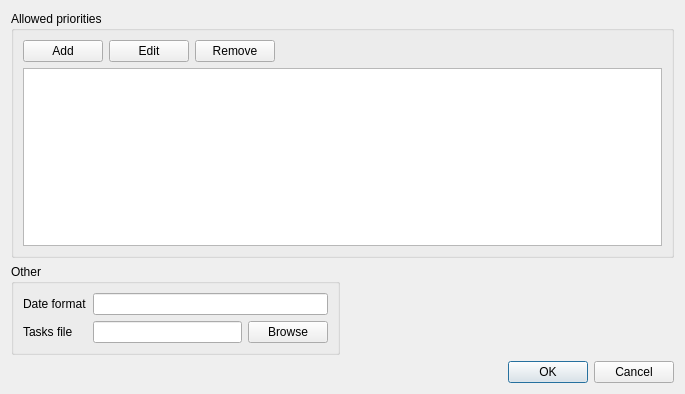
<?xml version="1.0" encoding="UTF-8"?>
<ui version="4.0">
 <class>SettingsWizard</class>
 <widget class="QDialog" name="SettingsWizard">
  <property name="geometry">
   <rect>
    <x>0</x>
    <y>0</y>
    <width>685</width>
    <height>394</height>
   </rect>
  </property>
  <property name="sizePolicy">
   <sizepolicy hsizetype="Preferred" vsizetype="Maximum">
    <horstretch>0</horstretch>
    <verstretch>0</verstretch>
   </sizepolicy>
  </property>
  <property name="windowTitle">
   <string>Settings</string>
  </property>
  <layout class="QGridLayout" name="gridLayout_2">
   <item row="2" column="0" colspan="2">
    <widget class="QDialogButtonBox" name="buttonBox">
     <property name="orientation">
      <enum>Qt::Horizontal</enum>
     </property>
     <property name="standardButtons">
      <set>QDialogButtonBox::Cancel|QDialogButtonBox::Ok</set>
     </property>
    </widget>
   </item>
   <item row="0" column="0" colspan="2">
    <widget class="QGroupBox" name="groupBox_2">
     <property name="title">
      <string>Allowed priorities</string>
     </property>
     <layout class="QGridLayout" name="gridLayout_3">
      <item row="0" column="2">
       <widget class="QPushButton" name="removePriority">
        <property name="text">
         <string>Remove</string>
        </property>
       </widget>
      </item>
      <item row="0" column="0">
       <widget class="QPushButton" name="addPriority">
        <property name="text">
         <string>Add</string>
        </property>
       </widget>
      </item>
      <item row="0" column="3">
       <spacer name="horizontalSpacer_2">
        <property name="orientation">
         <enum>Qt::Horizontal</enum>
        </property>
        <property name="sizeHint" stdset="0">
         <size>
          <width>40</width>
          <height>20</height>
         </size>
        </property>
       </spacer>
      </item>
      <item row="2" column="0" colspan="4">
       <widget class="QListWidget" name="priorityList">
        <property name="editTriggers">
         <set>QAbstractItemView::NoEditTriggers</set>
        </property>
        <property name="selectionMode">
         <enum>QAbstractItemView::MultiSelection</enum>
        </property>
       </widget>
      </item>
      <item row="0" column="1">
       <widget class="QPushButton" name="editPriority">
        <property name="text">
         <string>Edit</string>
        </property>
       </widget>
      </item>
     </layout>
    </widget>
   </item>
   <item row="1" column="0">
    <widget class="QGroupBox" name="groupBox">
     <property name="sizePolicy">
      <sizepolicy hsizetype="Preferred" vsizetype="Maximum">
       <horstretch>0</horstretch>
       <verstretch>0</verstretch>
      </sizepolicy>
     </property>
     <property name="title">
      <string>Other</string>
     </property>
     <layout class="QGridLayout" name="gridLayout">
      <item row="0" column="0">
       <widget class="QLabel" name="label">
        <property name="text">
         <string>Date format</string>
        </property>
       </widget>
      </item>
      <item row="1" column="1">
       <widget class="QLineEdit" name="tasksFile"/>
      </item>
      <item row="1" column="0">
       <widget class="QLabel" name="label_2">
        <property name="text">
         <string>Tasks file</string>
        </property>
       </widget>
      </item>
      <item row="1" column="2">
       <widget class="QPushButton" name="browseTasksFile">
        <property name="text">
         <string>Browse</string>
        </property>
       </widget>
      </item>
      <item row="0" column="1" colspan="2">
       <widget class="QLineEdit" name="dateFormat"/>
      </item>
     </layout>
    </widget>
   </item>
   <item row="1" column="1">
    <spacer name="horizontalSpacer">
     <property name="orientation">
      <enum>Qt::Horizontal</enum>
     </property>
     <property name="sizeHint" stdset="0">
      <size>
       <width>40</width>
       <height>20</height>
      </size>
     </property>
    </spacer>
   </item>
  </layout>
 </widget>
 <resources/>
 <connections>
  <connection>
   <sender>buttonBox</sender>
   <signal>accepted()</signal>
   <receiver>SettingsWizard</receiver>
   <slot>accept()</slot>
   <hints>
    <hint type="sourcelabel">
     <x>248</x>
     <y>254</y>
    </hint>
    <hint type="destinationlabel">
     <x>157</x>
     <y>274</y>
    </hint>
   </hints>
  </connection>
  <connection>
   <sender>buttonBox</sender>
   <signal>rejected()</signal>
   <receiver>SettingsWizard</receiver>
   <slot>reject()</slot>
   <hints>
    <hint type="sourcelabel">
     <x>316</x>
     <y>260</y>
    </hint>
    <hint type="destinationlabel">
     <x>286</x>
     <y>274</y>
    </hint>
   </hints>
  </connection>
 </connections>
</ui>
